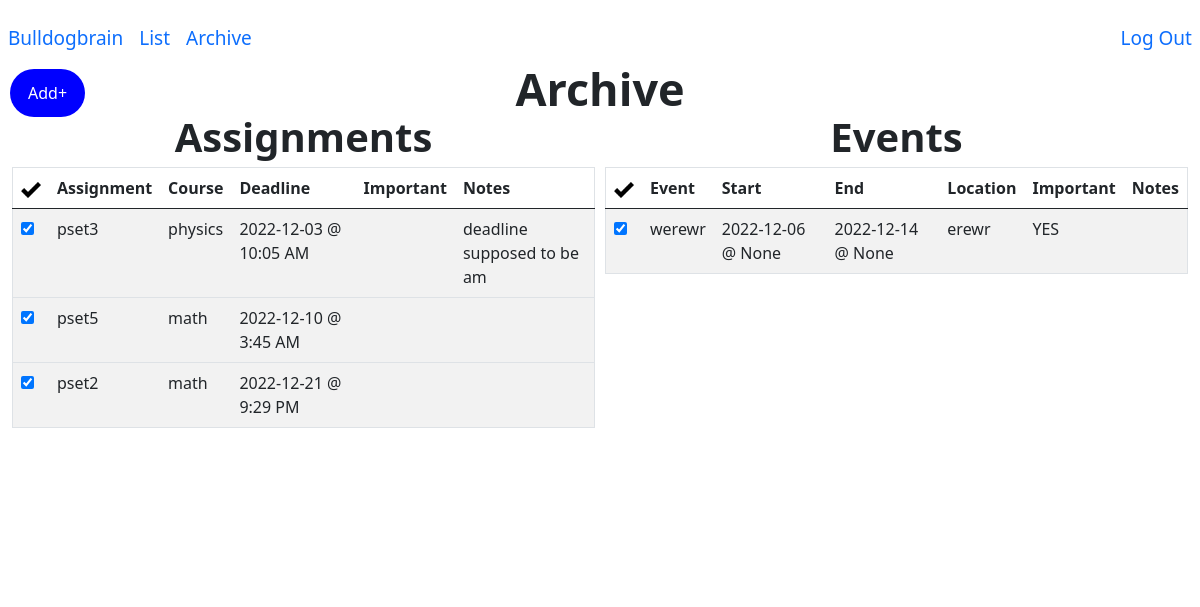
/archive (signed in), run on an earlier commit of the app's database.
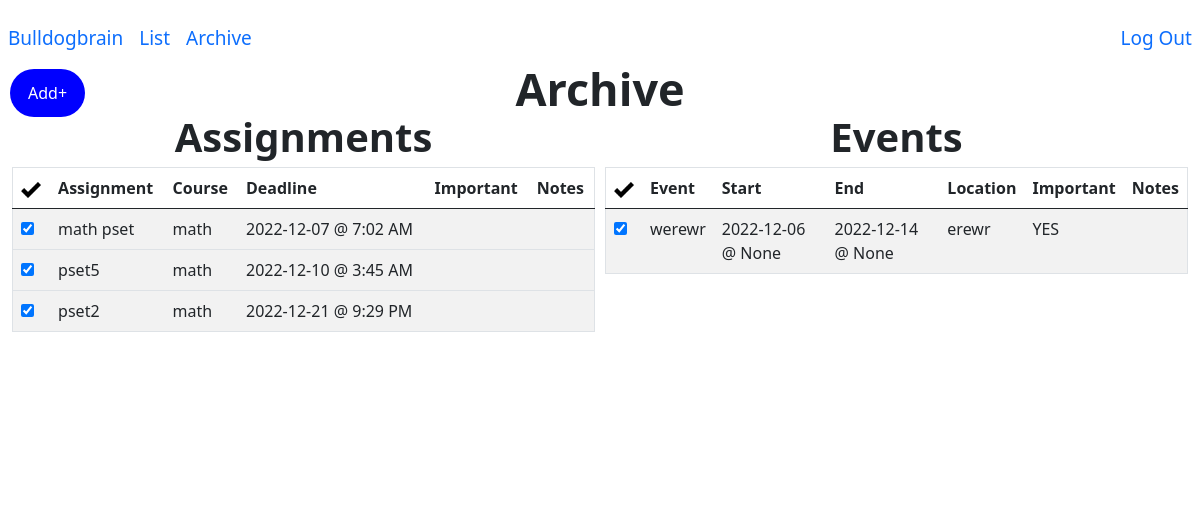
And on a later commit of the database.
### tables this page shows
CREATE TABLE "assignments"(
    'id' INTEGER PRIMARY KEY AUTOINCREMENT NOT NULL, 
    'title' TEXT, 
    'course' TEXT, 
    'deadline' TEXT, 
    'importance' INTEGER, 
    'notes' TEXT, 
    'user_id' INTEGER, 'completed' INTEGER NOT NULL DEFAULT '0' CHECK (completed IN (0, 1)),
    FOREIGN KEY (user_id)
    REFERENCES users (id));

CREATE TABLE 'events'(
    'event_id' INTEGER PRIMARY KEY AUTOINCREMENT NOT NULL, 
    'title' TEXT,
    'location' TEXT, 
    'start_date' TEXT,
    'start_time' TEXT, 
    'end_date' TEXT,
    'end_time' TEXT,
    'importance' INTEGER, 
    'notes' TEXT, 
    'user_id' INTEGER, 'completed' INTEGER NOT NULL DEFAULT '0' CHECK (completed IN (0, 1)),
    FOREIGN KEY (user_id)
    REFERENCES users (id));

### app.py (the view)
@app.route("/archive", methods=["GET", "POST"])
def archive():
    assignments = db.execute(
        "SELECT id, title, course, date(deadline) as date, CASE WHEN StrFTime('%H', deadline) % 12 = 0 THEN 12 ELSE StrFTime('%H', deadline) % 12 END || ':' || StrFTime('%M', deadline) || ' ' || CASE WHEN CAST(StrFTime('%H', deadline) AS INTEGER) > 12 THEN 'PM' ELSE 'AM' END 'time', importance, notes FROM assignments WHERE user_id = ? AND completed = 1 ORDER BY deadline ASC", session["user_id"])
    events = db.execute(
        "SELECT event_id, title, location, start_date, CASE WHEN StrFTime('%H', start_time) % 12 = 0 THEN 12 ELSE StrFTime('%H', start_time) % 12 END || ':' || StrFTime('%M', start_time) || ' ' || CASE WHEN CAST(StrFTime('%H', start_time) AS INTEGER) > 12 THEN 'PM' ELSE 'AM' END 'start_time', end_date, CASE WHEN StrFTime('%H', end_time) % 12 = 0 THEN 12 ELSE StrFTime('%H', end_time) % 12 END || ':' || StrFTime('%M', end_time) || ' ' || CASE WHEN CAST(StrFTime('%H', end_time) AS INTEGER) > 12 THEN 'PM' ELSE 'AM' END 'end_time', importance, notes FROM events WHERE user_id = ? AND completed = 1 ORDER BY start_date ASC, start_time ASC", session["user_id"])
    if request.method == "POST":
        assignment_id = request.form.get("assignment_id")
        print(assignment_id)
        db.execute("UPDATE assignments SET completed = '0' WHERE id = ?", assignment_id)
        event_id = request.form.get("event_id")
        db.execute("UPDATE events SET completed = '0' WHERE event_id = ?", event_id)
        return redirect("/archive")
    else:
        return render_template("archive.html", assignments=assignments, events=events)

### app.py (called while the page is built)
@app.after_request
def after_request(response):
    response.headers["Cache-Control"] = "no-cache, no-store, must-revalidate"
    response.headers["Expires"] = 0
    response.headers["Pragma"] = "no-cache"
    return response

### templates/archive.html (shortened to what this page needs)
{% extends "layout.html" %}
{% block main %}
<strong style = "position: relative; top: -110px; font-size: 45px" >Archive</strong>
<div class="row">
<div class="column">
    <strong style = "position:relative; top:-130px; font-size: 40px">Assignments</strong>
            <table style = "position:relative; top:-130px" class="table table-striped">
            <thead>
                <tr>
                    <th><img src="static/images/checkMark.png" alt="Checkmark" width="20" height="20"></th>
                    <th>Assignment</th>
                    <th>Course</th>
                    <th>Deadline</th>
                    <th>Important</th>
                    <th>Notes</th>
                </tr>
            </thead>
            <tbody>
                {% for assignments in assignments %}
                <tr>
                    <td>
                        <form id="completion" action="/archive" method="post">
                            <input autocomplete="off" type="checkbox" id="assignment_id" name="assignment_id" value="{{ assignments.id }}" onclick="submit()" required checked="checked">
                        </form>
                    </td>
                    <td>{{ assignments.title }}</td>
                    <td>{{ assignments.course }}</td>
                    <td>{{ assignments.date }} @ {{ assignments.time }}</td>
                    <td>{{ assignments.importance }}</td>
                    <td>{{ assignments.notes }}</td>
                </tr>
                {% endfor %}
            </tbody>
        </table>
    </div>
    <div class="column">
        <strong style = "position:relative; top:-130px; font-size: 40px">Events</strong>
            <table style = "position:relative; top:-130px" class="table table-striped">
            <thead>
                <tr>
                    <th><img src="static/images/checkMark.png" alt="Checkmark" width="20" height="20"></th>
                    <th>Event</th>
                    <th>Start</th>
                    <th>End</th>
                    <th>Location</th>
                    <th>Important</th>
                    <th>Notes</th>
                </tr>
            </thead>
            <tbody>
                {% for events in events %}
                <tr>
                    <td>
                        <form id="completion" action="/archive" method="post">
                            <input autocomplete="off" type="checkbox" id="event_id" name="event_id" value="{{ events.event_id }}" onclick="submit()" required checked="checked">
                        </form>
                    </td>
                    <td>{{ events.title }}</td>
                    <td>{{ events.start_date }} @ {{ events.start_time }}</td>
                    <td>{{ events.end_date }} @ {{ events.end_time }}</td>
                    <td>{{ events.location }}</td>
                    <td>{{ events.importance }}</td>
                    <td>{{ events.notes }}</td>
                </tr>
                {% endfor %}
            </tbody>
        </table>
    </div>
</div>
{% endblock %}

### templates/layout.html (shortened to what this page needs)
<!DOCTYPE html>
<html lang="en">
    <head>
        <link href="https://cdn.jsdelivr.net/npm/bootstrap@5.0.2/dist/css/bootstrap.min.css" rel="stylesheet">
        <link href="/static/styles.css" rel="stylesheet">
    </head>
    <body>
      <nav class="transparent navbar navbar-expand-md justify-content-center">
          <div class="collapse navbar-collapse" id="navbar">
              {% if session["user_id"] %}
                  <ul class="navbar-nav me-auto mt-2">
                    <li style="font-size: 19px" class="nav-item"><a class="nav-link" href="/urgent">Bulldogbrain</a></li>
                    <li style="font-size: 19px" class="nav-item"><a class="nav-link" href="/list">List</a></li>
                    <li style="font-size: 19px" class="nav-item"><a class="nav-link" href="/archive">Archive</a></li>
                  </ul>
                  <ul class="navbar-nav ms-auto mt-2">
                      <li style="font-size: 19px" class="nav-item"><a class="nav-link" href="/logout">Log Out</a></li>
                  </ul>
              {% else %}
                  <ul  class="navbar-nav ms-auto mt-2">
                    <li class="nav-item"><a class="nav-link" href="/homepage">BulldogBrain</a></li>
                    <li class="nav-item"><a class="nav-link" href="/register">Register</a></li>
                    <li class="nav-item"><a class="nav-link" href="/login">Log In</a></li>
                  </ul>
              {% endif %}
          </div>
    </nav>
    <div>
        {% if session["user_id"] %}
        <div class="dropdown">
            <button class="dropbtn">Add+</button>
          </div>
        {% endif %}
    </div>
        <main class="container-fluid py-5 text-center">
            {% block main %}{% endblock %}
        </main>
    </body>
</html>

### static/styles.css (style rules this page uses)
.dropbtn { background-color: #0000FF; color: white; padding: 12px 18px; font-size: 16px; border: none; border-radius: 25px; margin-left: 10px; }
.dropdown { margin: 0px 0px 0px 0px; padding: 0px 0px 0px 0px; position: relative; display: inline-block; }
* { box-sizing: border-box; margin: 0px 0px 0px 0px; padding: 0px 0px 0px 0px; }
.row { margin-left:-5px; margin-right:-5px; }
.column { float: left; width: 50%; padding: 5px; }
.row::after { content: ""; clear: both; display: table; }
table { border-collapse: collapse; border-spacing: 0; width: 100%; border: 1px solid #ddd; }
th, td { text-align: left; padding: 16px; }
tr:nth-child(even) { background-color: #f2f2f2; }
html, body, { position:fixed; top:0; bottom:0; left:0; right:0; }

What changed in the data, as far as the page shows it:
no longer on this page (row edited): assignments: title "pset3", course "physics", date "2022-12-03", time "10:05 AM", notes "deadline supposed to be am"
now on this page (row edited): assignments: title "math pset", course "math", date "2022-12-07", time "7:02 AM"
